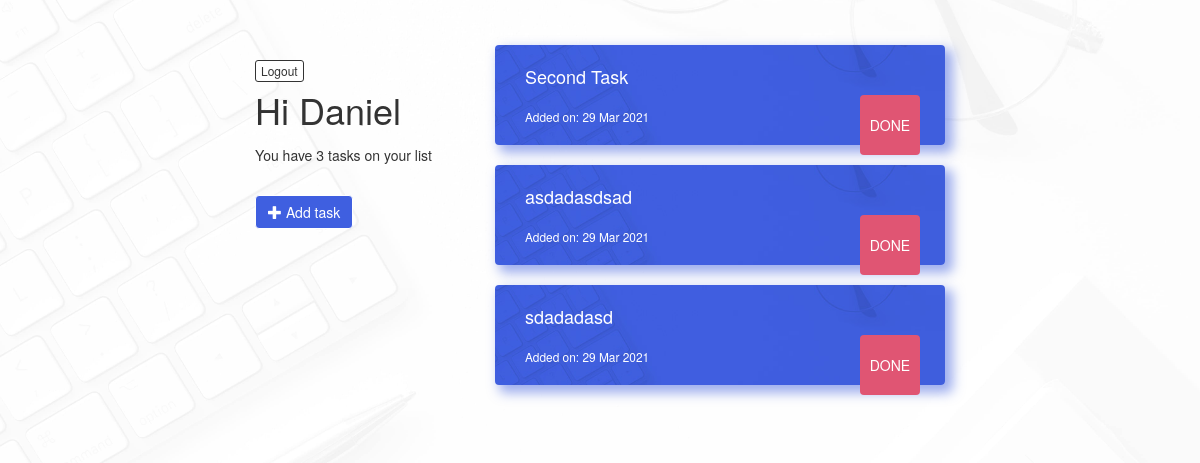
The page /dashboard (signed in) on the database as committed earlier.
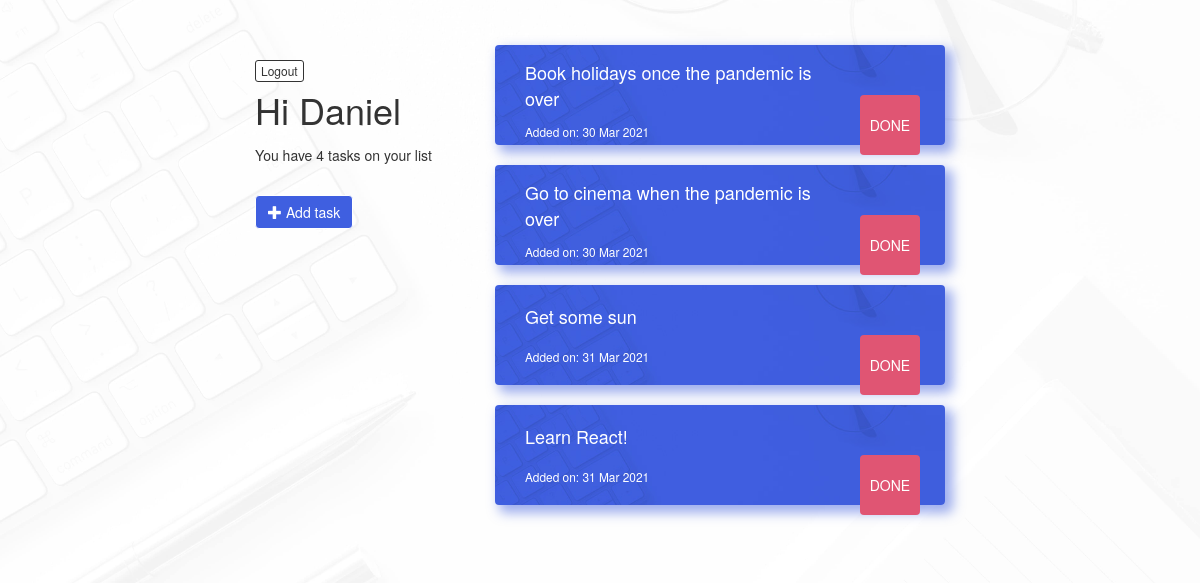
The same page on the database as committed later.
### todo.py (models this page shows)
class User(UserMixin, db.Model):
    id = db.Column(db.Integer, primary_key=True)
    username = db.Column(db.String(15), unique=True)
    email = db.Column(db.String(120), unique=True)
    password = db.Column(db.String(80))
    tasks = db.relationship('Task', backref='author', lazy=True)

class Task(db.Model):
    id = db.Column(db.Integer, primary_key=True)
    task = db.Column(db.String(80), nullable=False)
    date_added = db.Column(db.DateTime, nullable=False, default=datetime.utcnow)
    user_id = db.Column(db.Integer, db.ForeignKey('user.id'), nullable=False)

### todo.py (the view)
@app.route('/dashboard')
@login_required
def dashboard():
    tasks = Task.query.filter_by(user_id=current_user.id).all()
    return render_template('dashboard.html', name=current_user.username, tasks=tasks)

### todo.py (called while the page is built)
@login_manager.user_loader
def load_user(user_id):
    return User.query.get(int(user_id))

### templates/dashboard.html (shortened to what this page needs)
{% extends "bootstrap/base.html" %}
{% block styles %}
    {{super()}}
    <link rel="stylesheet" href="{{url_for('.static', filename='style.css')}}">
{% endblock styles %}
{% block content %}
    <div class="container-fluid dashboard">
        <div class="row">
            <div class="col-sm-12 col-lg-4 page-header">
                <h1>Hi {{ current_user.username | capitalize }}</h1>
                {% if tasks|length < 1 %}
                    <p>You have no tasks at the moment</p>
                {% elif tasks|length == 1 %}
                    <p>You have {{tasks|length}} task on your list</p>
                {% elif tasks|length > 1 %}
                    <p>You have {{tasks|length}} tasks on your list</p>
                {% endif %}
                {% if current_user.is_authenticated %}
                    <a class="btn btn-default btn-xs logout" href="{{ url_for('logout') }}">Logout</a>
                {% endif %}
                <br>
                <a class="btn btn-primary" href="{{ url_for('new_task') }}" role="button"><span class="glyphicon glyphicon glyphicon-plus" aria-hidden="true"></span> Add task</a>
            </div>
            {% if tasks %}
            <div class="col-sm-12 col-lg-8">
                {% for task in tasks %}
                <div class="panel panel-default">
                    <div class="panel-body">
                        <div class="task-details">
                            <p>{{ task.task }}</p>
                            <p><small>Added on: {{ task.date_added.strftime('%d %b %Y')}}</small></p>
                        </div>
                        <div class="btn-done">
                            <form action="{{ url_for('delete', task_id=task.id) }}" method="POST">
                                <input class="btn btn-danger" type="submit" value="DONE">
                            </form>
                        </div>
                    </div>
                </div>
                {% endfor %}
            </div>
            {% endif %}
        </div>
    </div>
{% endblock content %}

### static/style.css (style rules this page uses)
:root { --white: #ffffff; --blue: #3f5fe0; --black: #333333; --red: #e05573; }
body { background: url('../static/assets/bkg-image.jpg') no-repeat center center fixed; -webkit-background-size: cover; -moz-background-size: cover; -o-background-size: cover; background-size: cover; }
.bkg { background: url('../static/assets/bkg-image-white.jpg') no-repeat center center fixed; -webkit-background-size: cover; -moz-background-size: cover; -o-background-size: cover; background-size: cover; }
.btn-default { color: var(--black); background-color: var(--white); border-color: var(--black); }
.btn-primary { color: var(--white); background-color: var(--blue); border-color: var(--white); }
.btn-danger { color: var(--white); background-color: var(--red); border-color: var(--red); }
.dashboard { position: relative; }
.logout { position: absolute; top: 15px; right: 15px; }
.page-header { margin: 0; margin-bottom: 15px; padding: 45px 15px 30px 15px; color: var(--black); }
.page-header h1 { margin: 0; margin-bottom: 15px; overflow: hidden; }
.panel { position: relative; background: url('../static/assets/bkg-image-sm.jpg'); -webkit-background-size: cover; -moz-background-size: cover; -o-background-size: cover; background-size: cover; color: var(--white); border: var(--blue); height: 100px; -webkit-box-shadow: 6px 6px 12px 2px rgba(63,95,224,0.5); box-shadow: 6px 6px 12px 2px rgba(63,95,224,0.5); }
.panel-body { padding: 0 15px; height: 100%; }
.panel-body .row, .panel-body form { height: 100%; }
.task-details { padding: 15px; padding-right: 70px; height: 100%; display: flex; flex-direction: column; justify-content: space-around; }
.task-details p:first-child { font-size: 14px; }
.task-details p:last-child { margin: 0; }
.btn-done { position: absolute; height: 60px; width: 60px; top: 50px; right: 15px; margin: 0 auto; padding: 0; }
.btn-done .btn { width: 100%; height: 100%; padding: 0; border: none; }
@media only screen and (min-width: 768px) { .dashboard { width: 60%; padding: 45px 15px 30px 15px; } }
@media only screen and (min-width: 768px) { .page-header { border: none; } }
@media only screen and (min-width: 768px) { .logout { right: unset; left: 15px; } }
@media only screen and (min-width: 768px) { .task-details { padding-right: 100px; } }
@media only screen and (min-width: 768px) { .task-details p:first-child { font-size: 18px; } }
@media only screen and (min-width: 768px) { .btn-done { right: 25px; } }

Rows that differ between the two databases and show on the page:
removed Task: task "Second Task", date_added "29 Mar 2021"
removed Task: task "asdadasdsad", date_added "29 Mar 2021"
removed Task: task "sdadadasd", date_added "29 Mar 2021"
added Task: task "Book holidays once the pandemic is over", date_added "30 Mar 2021"
added Task: task "Go to cinema when the pandemic is over", date_added "30 Mar 2021"
added Task: task "Get some sun", date_added "31 Mar 2021"
added Task: task "Learn React!", date_added "31 Mar 2021"
Other text that changed with them:
{{ tasks|length }}: "3" → "4"
